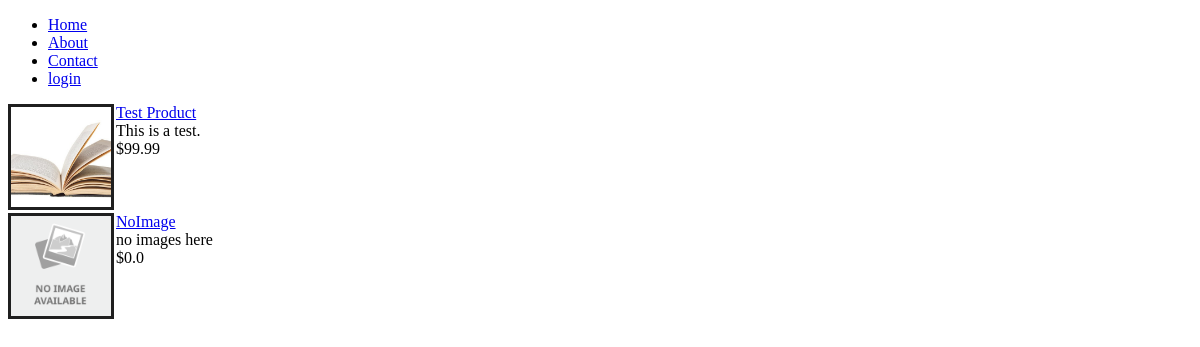
Screenshot of /search with the database file from the repository.
### tables this page shows
CREATE TABLE "Products" (
	"ID"	INTEGER UNIQUE,
	"Title"	TEXT,
	"Description"	TEXT,
	"Price"	INTEGER,
	"Image"	INTEGER,
	PRIMARY KEY("ID" AUTOINCREMENT)
);

### main.py (the view)
@app.route("/search")
def search():
    query = request.args.get("q")
    products = []
    with db.connect("database.db") as database:
        cur = database.cursor()
        if query is None:
            results = cur.execute("SELECT * FROM Products").fetchall()
        else:
            results = cur.execute("SELECT * FROM Products WHERE instr(UPPER(Title), UPPER(?)) > 0 OR instr(UPPER(Description), UPPER(?)) > 0", (escape(query),escape(query))).fetchall()
        print(products)
        for product in results:
            imageID = product[4]
            imageURL = cur.execute("SELECT * FROM Images WHERE ImageID = ?", (imageID,)).fetchone()[1]
            products.append(Product(product[1], product[3], product[2], product[0], imageURL))
    return render_template("search.html", products=products)

### templates/search.html
{% extends "index.html" %}
{% block content %}
{% for product in products %}
<div class="card">
    <div class="card-thumbnail">
        <img src={{ url_for("static", filename=product.imageLocation  )}} alt={{ product.name }} width="auto" height="100">
    </div>
    <div class="card-content">
        <div class="card-header">
            <a href={{product.id}}>{{ product.name }}</a>
        </div>
        <div class="card-body">
            {{ product.description }}
        </div>
        <div class="card-footer">
            {{ product.price }}
        </div>
    </div>
</div>
{% endfor %}
{% endblock %}

### static/index.css (style rules this page uses)
.card { display: flex; margin-top: 3px; margin-bottom: 3px; }
.card-thumbnail { border: 3px solid #1f1f1f; width: 100px; height: 100px; margin-right: 2px; border-radius: inherit; }
.card-content { background-color: white; }

### rows the page displays
Products: shows a picture, name "Test Product", description "This is a test.", price "$99.99"
Products: shows a picture, name "NoImage", description "no images here", price "$0.0"
